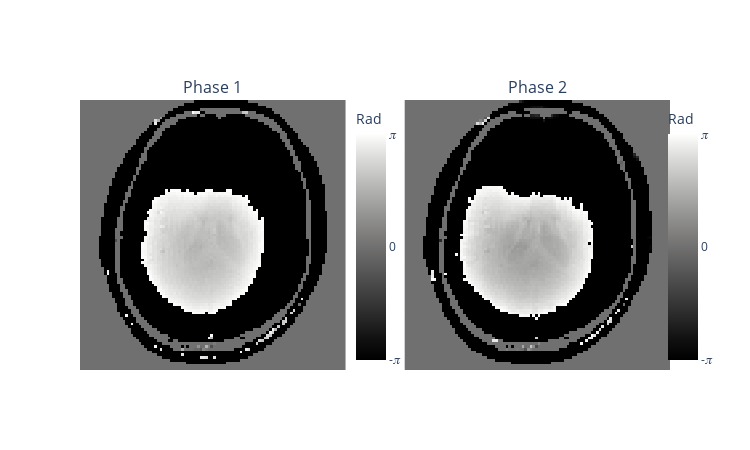
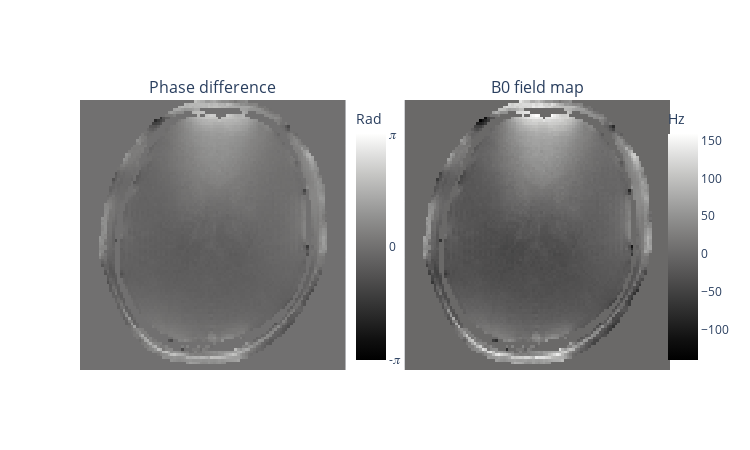

Source (notebook cell) for these figures, in order:
### Code cell
#| label: fig5p8cell

#| label: fig5p7cell

# Prepare Python environment
import numpy as np
import plotly.express as px
import os
import nibabel as nib
import numpy as np
from plotly.subplots import make_subplots
import plotly.graph_objects as go
import math
import json

import scipy.io as sio
from pathlib import Path

data_dir = Path("../../data/05-B0/data/fmap")

PI_UNICODE = "\U0001D70B"
fname_mag_e1 = data_dir / "sub-fmap_magnitude1.nii.gz"
fname_phase_e1 = data_dir / "sub-fmap_phase1.nii.gz"
fname_phase_e1_json = data_dir / "sub-fmap_phase1.json"
fname_phase_e2 = data_dir / "sub-fmap_phase2.nii.gz"
fname_mask = data_dir / "mask.nii.gz"
fname_fmap = data_dir / "fmap.nii.gz"

nii_mag_e1 = nib.load(fname_mag_e1)
nii_phase_e1 = nib.load(fname_phase_e1)
nii_phase_e2 = nib.load(fname_phase_e2)
nii_mask = nib.load(fname_mask)
nii_fmap = nib.load(fname_fmap)

#| label: fig5p8cell

#| label: fig5p7cell

# Prepare Python environment
import numpy as np
import plotly.express as px
import os
import nibabel as nib
import numpy as np
from plotly.subplots import make_subplots
import plotly.graph_objects as go
import math
import json

import scipy.io as sio
from pathlib import Path

data_dir = Path("../../data/05-B0/data/fmap")

PI_UNICODE = "\U0001D70B"
fname_mag_e1 = data_dir / "sub-fmap_magnitude1.nii.gz"
fname_phase_e1 = data_dir / "sub-fmap_phase1.nii.gz"
fname_phase_e1_json = data_dir / "sub-fmap_phase1.json"
fname_phase_e2 = data_dir / "sub-fmap_phase2.nii.gz"
fname_mask = data_dir / "mask.nii.gz"
fname_fmap = data_dir / "fmap.nii.gz"

nii_mag_e1 = nib.load(fname_mag_e1)
nii_phase_e1 = nib.load(fname_phase_e1)
nii_phase_e2 = nib.load(fname_phase_e2)
nii_mask = nib.load(fname_mask)
nii_fmap = nib.load(fname_fmap)

import numpy as np
import plotly.express as px
import os
import nibabel as nib
import numpy as np
from plotly.subplots import make_subplots
import plotly.graph_objects as go
import math
import json
PI_UNICODE = "\U0001D70B"

def complex_difference(phase1, phase2):
    """ Calculates the complex difference between 2 phase arrays (phase2 - phase1)

    Args:
        phase1 (numpy.ndarray): Array containing phase data in radians
        phase2 (numpy.ndarray): Array containing phase data in radians. Must be the same shape as phase1.

    Returns:
        numpy.ndarray: The difference in phase between each voxels of phase2 and phase1 (phase2 - phase1)
    """

    # Calculate phasediff using complex difference
    comp_0 = np.exp(-1j * phase1)
    comp_1 = np.exp(1j * phase2)
    return np.angle(comp_0 * comp_1)
n=2
def plot_2_echo_fmap(phase1, phase2, echotime1, echotime2):
    phase_diff = complex_difference(phase1, phase2)
    fmap = phase_diff / (echotime2 - echotime1) / 2 / math.pi

    # Attempt at subplots
    fig = make_subplots(rows=1, cols=2, shared_xaxes=False, horizontal_spacing=0.1, subplot_titles=("Phase 1", "Phase 2"), specs=[[{"type": "Heatmap"}, {"type": "Heatmap"}]], )
    
    fig.add_trace(go.Heatmap(z=np.rot90(phase1, k=-1), colorscale='gray', colorbar_x=1/n - 0.05, zmin=-math.pi, zmax=math.pi,
                             colorbar=dict(title="Rad",
                                           titleside="top",
                                           tickmode="array",
                                           tickvals=[-math.pi, 0, math.pi-0.01],
                                           ticktext = [f"-{PI_UNICODE}", 0, f'{PI_UNICODE}'])), 1, 1)
    fig.add_trace(go.Heatmap(z=np.rot90(phase2, k=-1), colorscale='gray', colorbar_x=2/n - 0.02, zmin=-math.pi, zmax=math.pi,
                             colorbar=dict(title="Rad",
                                           titleside="top",
                                           tickmode="array",
                                           tickvals=[-math.pi, 0, math.pi-0.01],
                                           ticktext = [f"-{PI_UNICODE}", 0, f'{PI_UNICODE}'])), 1, 2)
    
    fig.update_xaxes(showticklabels=False)
    fig.update_yaxes(showticklabels=False)
    fig.update_layout({"height": 450, "width": 750})
    
    fig.show()


def plot_2_echo_fmap_bottom(phase1, phase2, echotime1, echotime2):
    phase_diff = complex_difference(phase1, phase2)
    fmap = phase_diff / (echotime2 - echotime1) / 2 / math.pi

    # Attempt at subplots
    fig = make_subplots(rows=1, cols=2, shared_xaxes=False, horizontal_spacing=0.1, subplot_titles=("Phase difference", "B0 field map"), specs=[[{"type": "Heatmap"}, {"type": "Heatmap"}]], )
    
    fig.add_trace(go.Heatmap(z=np.rot90(phase_diff, k=-1), colorscale='gray', colorbar_x=1/n - 0.05, zmin=-math.pi, zmax=math.pi,
                             colorbar=dict(title="Rad",
                                           titleside="top",
                                           tickmode="array",
                                           tickvals=[-math.pi, 0, math.pi-0.01],
                                           ticktext = [f"-{PI_UNICODE}", 0, f'{PI_UNICODE}'])), 1, 1)
    fig.add_trace(go.Heatmap(z=np.rot90(fmap, k=-1), colorscale='gray',colorbar_x=2/n - 0.02,
                             colorbar=dict(title="Hz",
                                           titleside="top")), 1, 2)
    
    fig.update_xaxes(showticklabels=False)
    fig.update_yaxes(showticklabels=False)
    fig.update_layout({"height": 450, "width": 750})
    
    fig.show()

def get_circle(x, y, r):
    if x < 1 or y < 1 or r < 1:
        raise ValueError("Input parameters are too small")
        
    my_array = np.zeros([x,y])
    for i in range(x):
        for j in range(y):
            squared = (i-(x/2))**2 + (j-(y/2))**2
            h = np.sqrt(squared)
            if h < r:
                my_array[i,j] = 1
    return my_array

echo1 = get_circle(100, 100, 30) * -1
echo2 = get_circle(100, 100, 30) * 2
echo_time1 = 0.005
echo_time2 = 0.01

mask = nii_mask.get_fdata()[30:-30,8:105,30]
phase1 = (nii_phase_e1.get_fdata()[30:-30,8:105,30] / 4095 * 2 * math.pi - math.pi) * mask
phase2 = (nii_phase_e2.get_fdata()[30:-30,8:105,30] / 4095 * 2 * math.pi - math.pi) * mask
echo_time1 = 0.00338
echo_time2 = 0.00558

plot_2_echo_fmap(phase1, phase2, echo_time1, echo_time2)
plot_2_echo_fmap_bottom(phase1, phase2, echo_time1, echo_time2)

### Figure 1 — Plotly figure (JSON) as saved in the notebook; plotly's stock layout.template omitted (floating-point values rounded to 4 significant figures; data arrays with more than 128 entries replaced by an {"elided": "..."} marker saying what was removed)
{"data": [{"colorbar": {"tickmode": "array", "ticktext": ["-𝜋", 0, "𝜋"], "tickvals": [-3.142, 0, 3.132], "title": {"side": "top", "text": "Rad"}, "x": 0.45}, "colorscale": [[0, "rgb(0, 0, 0)"], [0.09091, "rgb(16, 16, 16)"], [0.1818, "rgb(38, 38, 38)"], [0.2727, "rgb(59, 59, 59)"], [0.3636, "rgb(81, 80, 80)"], [0.4545, "rgb(102, 101, 101)"], [0.5455, "rgb(124, 123, 122)"], [0.6364, "rgb(146, 146, 145)"], [0.7273, "rgb(171, 171, 170)"], [0.8182, "rgb(197, 197, 195)"], [0.9091, "rgb(224, 224, 223)"], [1, "rgb(254, 254, 253)"]], "type": "heatmap", "xaxis": "x", "yaxis": "y", "z": {"elided": "97x100 float values"}, "zmax": 3.142, "zmin": -3.142}, {"colorbar": {"tickmode": "array", "ticktext": ["-𝜋", 0, "𝜋"], "tickvals": [-3.142, 0, 3.132], "title": {"side": "top", "text": "Rad"}, "x": 0.98}, "colorscale": [[0, "rgb(0, 0, 0)"], [0.09091, "rgb(16, 16, 16)"], [0.1818, "rgb(38, 38, 38)"], [0.2727, "rgb(59, 59, 59)"], [0.3636, "rgb(81, 80, 80)"], [0.4545, "rgb(102, 101, 101)"], [0.5455, "rgb(124, 123, 122)"], [0.6364, "rgb(146, 146, 145)"], [0.7273, "rgb(171, 171, 170)"], [0.8182, "rgb(197, 197, 195)"], [0.9091, "rgb(224, 224, 223)"], [1, "rgb(254, 254, 253)"]], "type": "heatmap", "xaxis": "x2", "yaxis": "y2", "z": {"elided": "97x100 float values"}, "zmax": 3.142, "zmin": -3.142}], "layout": {"annotations": [{"font": {"size": 16}, "showarrow": false, "text": "Phase 1", "x": 0.225, "xanchor": "center", "xref": "paper", "y": 1, "yanchor": "bottom", "yref": "paper"}, {"font": {"size": 16}, "showarrow": false, "text": "Phase 2", "x": 0.775, "xanchor": "center", "xref": "paper", "y": 1, "yanchor": "bottom", "yref": "paper"}], "height": 450, "width": 750, "xaxis": {"anchor": "y", "domain": [0, 0.45], "showticklabels": false}, "xaxis2": {"anchor": "y2", "domain": [0.55, 1], "showticklabels": false}, "yaxis": {"anchor": "x", "domain": [0, 1], "showticklabels": false}, "yaxis2": {"anchor": "x2", "domain": [0, 1], "showticklabels": false}}}

### Figure 2 — Plotly figure (JSON) as saved in the notebook; plotly's stock layout.template omitted (floating-point values rounded to 4 significant figures; data arrays with more than 128 entries replaced by an {"elided": "..."} marker saying what was removed)
{"data": [{"colorbar": {"tickmode": "array", "ticktext": ["-𝜋", 0, "𝜋"], "tickvals": [-3.142, 0, 3.132], "title": {"side": "top", "text": "Rad"}, "x": 0.45}, "colorscale": [[0, "rgb(0, 0, 0)"], [0.09091, "rgb(16, 16, 16)"], [0.1818, "rgb(38, 38, 38)"], [0.2727, "rgb(59, 59, 59)"], [0.3636, "rgb(81, 80, 80)"], [0.4545, "rgb(102, 101, 101)"], [0.5455, "rgb(124, 123, 122)"], [0.6364, "rgb(146, 146, 145)"], [0.7273, "rgb(171, 171, 170)"], [0.8182, "rgb(197, 197, 195)"], [0.9091, "rgb(224, 224, 223)"], [1, "rgb(254, 254, 253)"]], "type": "heatmap", "xaxis": "x", "yaxis": "y", "z": {"elided": "97x100 float values"}, "zmax": 3.142, "zmin": -3.142}, {"colorbar": {"title": {"side": "top", "text": "Hz"}, "x": 0.98}, "colorscale": [[0, "rgb(0, 0, 0)"], [0.09091, "rgb(16, 16, 16)"], [0.1818, "rgb(38, 38, 38)"], [0.2727, "rgb(59, 59, 59)"], [0.3636, "rgb(81, 80, 80)"], [0.4545, "rgb(102, 101, 101)"], [0.5455, "rgb(124, 123, 122)"], [0.6364, "rgb(146, 146, 145)"], [0.7273, "rgb(171, 171, 170)"], [0.8182, "rgb(197, 197, 195)"], [0.9091, "rgb(224, 224, 223)"], [1, "rgb(254, 254, 253)"]], "type": "heatmap", "xaxis": "x2", "yaxis": "y2", "z": {"elided": "97x100 float values"}}], "layout": {"annotations": [{"font": {"size": 16}, "showarrow": false, "text": "Phase difference", "x": 0.225, "xanchor": "center", "xref": "paper", "y": 1, "yanchor": "bottom", "yref": "paper"}, {"font": {"size": 16}, "showarrow": false, "text": "B0 field map", "x": 0.775, "xanchor": "center", "xref": "paper", "y": 1, "yanchor": "bottom", "yref": "paper"}], "height": 450, "width": 750, "xaxis": {"anchor": "y", "domain": [0, 0.45], "showticklabels": false}, "xaxis2": {"anchor": "y2", "domain": [0.55, 1], "showticklabels": false}, "yaxis": {"anchor": "x", "domain": [0, 1], "showticklabels": false}, "yaxis2": {"anchor": "x2", "domain": [0, 1], "showticklabels": false}}}
